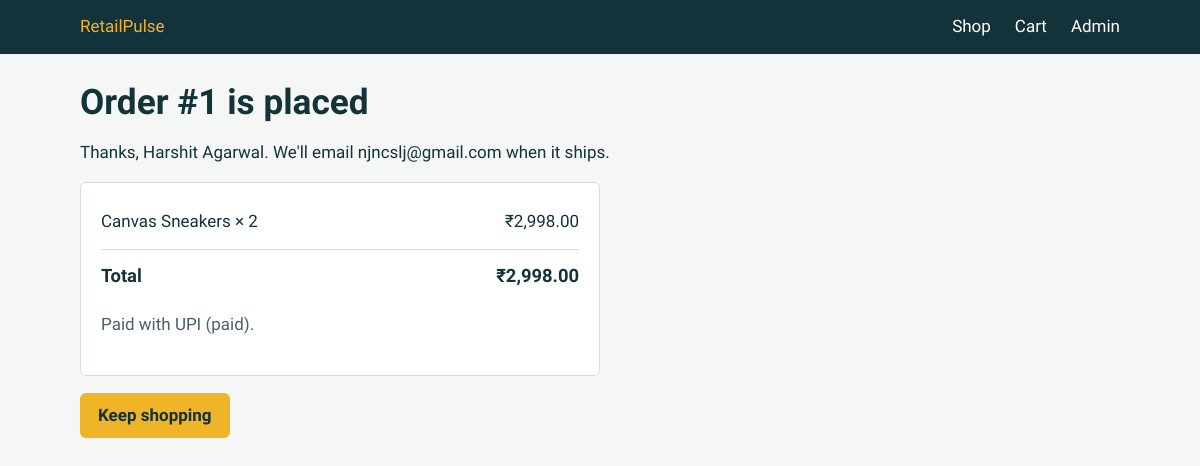
Page /order/1 on the committed database.
### models.py (models this page shows)
class Order(db.Model):
    __tablename__ = "orders"
    id = db.Column(db.Integer, primary_key=True)
    customer_id = db.Column(db.Integer, db.ForeignKey("customers.id"), nullable=False, index=True)
    order_date = db.Column(db.DateTime, nullable=False, default=datetime.utcnow, index=True)
    status = db.Column(db.String(20), nullable=False, default="placed", index=True)
    coupon_code = db.Column(db.String(30))
    discount_amount = db.Column(db.Numeric(10, 2), nullable=False, default=0)
    total_amount = db.Column(db.Numeric(10, 2), nullable=False)
    shipped_at = db.Column(db.DateTime)
    delivered_at = db.Column(db.DateTime)
    items = db.relationship("OrderItem", backref="order", lazy=True, cascade="all, delete-orphan")
    payment = db.relationship("Payment", backref="order", uselist=False, cascade="all, delete-orphan")

class Customer(db.Model):
    __tablename__ = "customers"
    id = db.Column(db.Integer, primary_key=True)
    name = db.Column(db.String(120), nullable=False)
    email = db.Column(db.String(150), unique=True, nullable=False)
    city = db.Column(db.String(80), nullable=False)
    state = db.Column(db.String(80), nullable=False)
    created_at = db.Column(db.DateTime, nullable=False, default=datetime.utcnow)
    orders = db.relationship("Order", backref="customer", lazy=True)

class OrderItem(db.Model):
    __tablename__ = "order_items"
    id = db.Column(db.Integer, primary_key=True)
    order_id = db.Column(db.Integer, db.ForeignKey("orders.id"), nullable=False, index=True)
    product_id = db.Column(db.Integer, db.ForeignKey("products.id"), nullable=False, index=True)
    quantity = db.Column(db.Integer, nullable=False)
    unit_price = db.Column(db.Numeric(10, 2), nullable=False)
    unit_cost = db.Column(db.Numeric(10, 2), nullable=False)
    product = db.relationship("Product", lazy=True)

class Product(db.Model):
    __tablename__ = "products"
    id = db.Column(db.Integer, primary_key=True)
    name = db.Column(db.String(150), nullable=False)
    category_id = db.Column(db.Integer, db.ForeignKey("categories.id"), nullable=False, index=True)
    price = db.Column(db.Numeric(10, 2), nullable=False)
    cost = db.Column(db.Numeric(10, 2), nullable=False)  # needed for profit/margin analysis
    stock = db.Column(db.Integer, nullable=False, default=0)
    is_active = db.Column(db.Boolean, nullable=False, default=True)
    created_at = db.Column(db.DateTime, nullable=False, default=datetime.utcnow)

class Payment(db.Model):
    __tablename__ = "payments"
    id = db.Column(db.Integer, primary_key=True)
    order_id = db.Column(db.Integer, db.ForeignKey("orders.id"), nullable=False, unique=True)
    method = db.Column(db.String(30), nullable=False)
    amount = db.Column(db.Numeric(10, 2), nullable=False)
    status = db.Column(db.String(20), nullable=False, default="paid")
    paid_at = db.Column(db.DateTime, default=datetime.utcnow)

### app.py (the view)
@app.route("/order/<int:order_id>")
def order_success(order_id):
    order = db.session.get(Order, order_id)
    if not order:
        abort(404)
    return render_template("success.html", order=order)

### app.py (called while the page is built)
@app.template_filter("inr")
def inr(value):
    return "₹{:,.2f}".format(value or 0)

@app.context_processor
def inject_globals():
    cart = session.get("cart", {})
    return {"cart_count": sum(cart.values()), "is_admin": session.get("is_admin", False)}

### templates/success.html (shortened to what this page needs)
{% extends "base.html" %}
{% block content %}
<h1>Order #{{ order.id }} is placed</h1>
<p>Thanks, {{ order.customer.name }}. We'll email {{ order.customer.email }} when it ships.</p>
<div class="panel" style="max-width:520px">
  {% for i in order.items %}
    <div class="summary-line"><span>{{ i.product.name }} × {{ i.quantity }}</span><span>{{ (i.unit_price * i.quantity)|inr }}</span></div>
  {% endfor %}
  <div class="summary-line total"><span>Total</span><span>{{ order.total_amount|inr }}</span></div>
  <p class="muted">Paid with {{ order.payment.method }} ({{ order.payment.status }}).</p>
</div>
<p><a class="button" href="{{ url_for('shop') }}">Keep shopping</a></p>
{% endblock %}

### static/style.css (style rules this page uses)
:root { --ink: #14323a; --ink-soft: #4b6168; --paper: #f5f7f6; --surface: #ffffff; --line: #d5dedb; --saffron: #f0b429; --saffron-dark: #c98f0a; --ok: #1f7a4d; --error: #b3261e; --radius: 6px; }
* { box-sizing: border-box; }
body { margin: 0; background: var(--paper); color: var(--ink); font-family: "Source Sans 3", system-ui, sans-serif; font-size: 17px; line-height: 1.5; }
h1, h2, h3 { font-family: "Bricolage Grotesque", system-ui, sans-serif; line-height: 1.15; margin: 0 0 .5em; }
h1 { font-size: 2.2rem; }
a { color: var(--ink); }
button, .button { display: inline-block; background: var(--saffron); color: var(--ink); border: 0; border-radius: var(--radius); padding: 10px 18px; font: inherit; font-weight: 700; cursor: pointer; text-decoration: none; }
.panel { background: var(--surface); border: 1px solid var(--line); border-radius: var(--radius); padding: 20px; }
.summary-line { display: flex; justify-content: space-between; padding: 6px 0; }
.summary-line.total { border-top: 1px solid var(--line); margin-top: 8px; padding-top: 12px; font-weight: 700; font-size: 1.15rem; }
.muted { color: var(--ink-soft); }

### rows in the picture
Order: id "1", total_amount|inr "₹2,998.00"
Customer: customer.name "Harshit Agarwal", customer.email "njncslj@gmail.com"
OrderItem: product.name "Canvas Sneakers", quantity "2", (i.unit_price*i.quantity)|inr "₹2,998.00"
Payment: payment.method "UPI", payment.status "paid"
